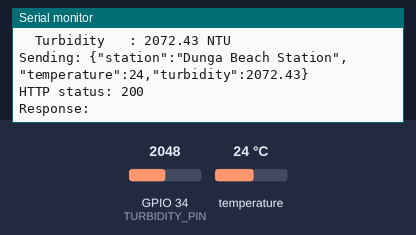
A sketch run on a simulated ESP32. Shown: the last lines printed to the serial monitor. The test bench sets the inputs (shaded band); at power-on: temperature 24 °C, GPIO 34 (TURBIDITY_PIN) = 2048 (analog values on the 0–4095 scale). WiFi joins after 1.5 s; servers stay silent unless stated; uploads are accepted with an empty reply.

Above: at 13.7 s.
13.8 s: temperature set to 12 °C
15.3 s: GPIO 34 (TURBIDITY_PIN) set to 2866
At 16.59 s:
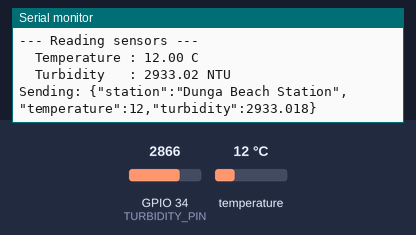
16.8 s: temperature set to 19 °C
At 17.8 s:
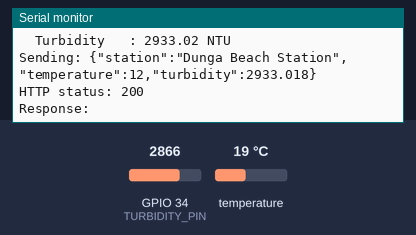
18.3 s: GPIO 34 (TURBIDITY_PIN) set to 3603
At 20.5 s:
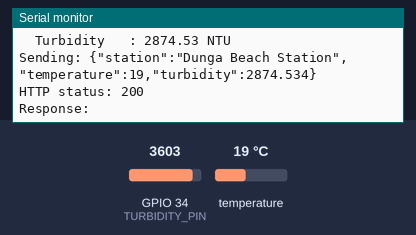
Timing chart, 0 to 20.8 s (numbered marks = the images above; inputs shaded):
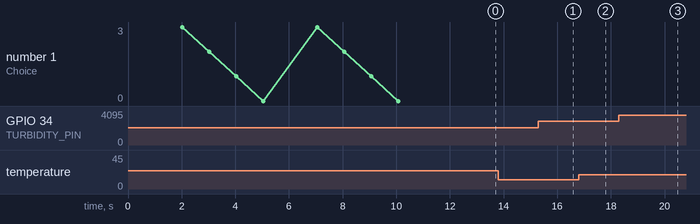

The sketch:

aquawise_station.ino
```cpp
/*
 * Aquawise Station — reads temperature & turbidity, POSTs to Django
 *
 * Board   : ESP32
 * Sensors : DS18B20 temperature (OneWire, pin 4)
 *           Turbidity sensor    (analog, pin 34)
 * Libraries (install via Library Manager):
 *   - ArduinoJson       by Benoit Blanchon
 *   - OneWire           by Paul Stoffregen
 *   - DallasTemperature by Miles Burton
 *
 * Public URL setup (ngrok):
 *   1. Install ngrok: https://ngrok.com/download
 *   2. Run: ngrok http 8000
 *   3. Paste the https://xxxx.ngrok-free.app URL into DEFAULT_SERVER_URL below.
 *   4. Run Django with: python manage.py runserver 0.0.0.0:8000
 *
 * On each boot:
 *   - Press 1 (or wait 5 s) to keep the current server URL.
 *   - Press 2 to paste a new URL via Serial.
 *   - Press 1 (or wait 5 s) to connect to the preset WiFi.
 *   - Press 2 to scan and pick a different network.
 */

#include <WiFi.h>
#include <WiFiClientSecure.h>
#include <HTTPClient.h>
#include <ArduinoJson.h>
#include <OneWire.h>
#include <DallasTemperature.h>

// ── Pin definitions ───────────────────────────────────────────────────────────
#define ONE_WIRE_BUS  4   // DS18B20 data pin
#define TURBIDITY_PIN 34  // Turbidity sensor analog pin

// ── Configuration ─────────────────────────────────────────────────────────────
const char* DEFAULT_WIFI_SSID     = "Javis";
const char* DEFAULT_WIFI_PASSWORD = "777ascii";

// Full public URL — paste your ngrok URL here (keep the /api/ingest/ path)
// Example: "https://abcd-1234.ngrok-free.app/api/ingest/"
const char* DEFAULT_SERVER_URL = "https://unincarnate-adele-inculpably.ngrok-free.dev/api/ingest/";

// Must match a WaterSource name in the database exactly (case-insensitive)
const char* STATION_NAME = "Dunga Beach Station";

#define CHOICE_TIMEOUT_MS 5000
#define READ_INTERVAL_MS  2000  // how often to read sensors and POST
// ──────────────────────────────────────────────────────────────────────────────

WiFiClientSecure  secureClient;
OneWire           oneWire(ONE_WIRE_BUS);
DallasTemperature tempSensor(&oneWire);
String            serverUrl;

// ── Sensor reading ────────────────────────────────────────────────────────────

float readTemperature() {
  tempSensor.requestTemperatures();
  return tempSensor.getTempCByIndex(0);
}

// Convert raw 12-bit ADC value to NTU.
// Formula matches typical SEN0189-style turbidity sensors at 3.3 V.
// Calibrate the constants for your specific sensor if needed.
float readTurbidity() {
  // Average 10 samples to reduce noise
  long sum = 0;
  for (int i = 0; i < 10; i++) {
    sum += analogRead(TURBIDITY_PIN);
    delay(5);
  }
  float voltage = (sum / 10.0 / 4095.0) * 3.3;
  float ntu     = -1120.4 * voltage * voltage + 5742.3 * voltage - 4352.9;
  return max(ntu, 0.0f);
}

// ── Helpers ───────────────────────────────────────────────────────────────────

String readLine() {
  while (!Serial.available()) { delay(10); }
  String s = Serial.readStringUntil('\n');
  s.trim();
  return s;
}

// Wait up to timeoutMs for '1' or '2'. Prints a live countdown.
char promptChoice(unsigned long timeoutMs) {
  unsigned long start   = millis();
  int           lastSec = -1;

  while (millis() - start < timeoutMs) {
    int secsLeft = (timeoutMs - (millis() - start)) / 1000;
    if (secsLeft != lastSec) {
      Serial.print("\r  Choice (");
      Serial.print(secsLeft);
      Serial.print("s)... ");
      lastSec = secsLeft;
    }
    if (Serial.available()) {
      char c = Serial.read();
      while (Serial.available()) Serial.read();
      if (c == '1' || c == '2') { Serial.println(c); return c; }
    }
    delay(50);
  }
  Serial.println("\n  -> Timed out, using default.");
  return 0;
}

// ── URL configuration ─────────────────────────────────────────────────────────

void configureUrl() {
  Serial.println("---- Server URL ----");
  Serial.print("  Current: "); Serial.println(serverUrl);
  Serial.println("  Press 1 to keep  |  Press 2 to enter a new URL");

  if (promptChoice(CHOICE_TIMEOUT_MS) == '2') {
    Serial.print("  Paste new URL: ");
    serverUrl = readLine();
    Serial.print("  URL set to: "); Serial.println(serverUrl);
  } else {
    Serial.println("  Keeping current URL.");
  }
}

// ── WiFi ──────────────────────────────────────────────────────────────────────

int scanAndPrint() {
  Serial.println("\n  Scanning for WiFi networks...");
  int n = WiFi.scanNetworks();
  if (n == 0) { Serial.println("  No networks found."); return 0; }
  for (int i = 0; i < n; i++) {
    Serial.print("    ["); Serial.print(i + 1); Serial.print("] ");
    Serial.print(WiFi.SSID(i));
    Serial.print("  ("); Serial.print(WiFi.RSSI(i)); Serial.print(" dBm)");
    if (WiFi.encryptionType(i) == WIFI_AUTH_OPEN) Serial.print("  [open]");
    Serial.println();
  }
  return n;
}

void pickWifi() {
  int n = scanAndPrint();
  if (n == 0) { delay(5000); n = scanAndPrint(); if (n == 0) return; }

  int choice = 0;
  while (choice < 1 || choice > n) {
    Serial.print("\n  Select network [1-"); Serial.print(n); Serial.print("]: ");
    choice = readLine().toInt();
    if (choice < 1 || choice > n) Serial.println("  Invalid, try again.");
  }
  String ssid = WiFi.SSID(choice - 1);
  Serial.println(ssid);

  Serial.print("  Password (blank if open): ");
  String pw = readLine();

  Serial.print("  Connecting to "); Serial.print(ssid); Serial.print("...");
  WiFi.begin(ssid.c_str(), pw.c_str());
  unsigned long start = millis();
  while (WiFi.status() != WL_CONNECTED && millis() - start < 15000) { delay(500); Serial.print("."); }
  Serial.println(WiFi.status() == WL_CONNECTED ? "\n  Connected!" : "\n  Failed to connect.");
}

void connectToPreset() {
  Serial.print("  Connecting to "); Serial.print(DEFAULT_WIFI_SSID); Serial.print("...");
  WiFi.begin(DEFAULT_WIFI_SSID, DEFAULT_WIFI_PASSWORD);
  unsigned long start = millis();
  while (WiFi.status() != WL_CONNECTED && millis() - start < 10000) { delay(500); Serial.print("."); }
  if (WiFi.status() == WL_CONNECTED) {
    Serial.println("\n  Connected!");
  } else {
    Serial.println("\n  Preset network not reachable.");
    WiFi.disconnect(true); delay(500);
    pickWifi();
  }
}

void configureWifi() {
  Serial.println("---- WiFi ----");
  Serial.print("  Preset SSID: "); Serial.println(DEFAULT_WIFI_SSID);
  Serial.println("  Press 1 to connect to preset  |  Press 2 to choose another network");

  if (promptChoice(CHOICE_TIMEOUT_MS) == '2') {
    WiFi.disconnect(true); delay(500);
    pickWifi();
  } else {
    connectToPreset();
  }
}

// ── Setup ─────────────────────────────────────────────────────────────────────

void setup() {
  Serial.begin(115200);
  delay(1000);

  secureClient.setInsecure();
  serverUrl = String(DEFAULT_SERVER_URL);

  tempSensor.begin();
  analogReadResolution(12);

  Serial.println("\n======= Aquawise Station =======");
  configureUrl();
  Serial.println();
  configureWifi();
  Serial.println("\n================================");
  if (WiFi.status() == WL_CONNECTED) {
    Serial.print("IP address : "); Serial.println(WiFi.localIP());
  }
  Serial.print("Server URL : "); Serial.println(serverUrl);
  Serial.println("================================\n");
}

// ── Loop ──────────────────────────────────────────────────────────────────────

void loop() {
  if (WiFi.status() != WL_CONNECTED) {
    Serial.println("WiFi lost. Reconnecting...");
    WiFi.disconnect(true); delay(500);
    connectToPreset();
    return;
  }

  float temperature = readTemperature();
  float turbidity   = readTurbidity();

  Serial.println("--- Reading sensors ---");
  Serial.print("  Temperature : "); Serial.print(temperature); Serial.println(" C");
  Serial.print("  Turbidity   : "); Serial.print(turbidity);   Serial.println(" NTU");

  StaticJsonDocument<128> doc;
  doc["station"]     = STATION_NAME;
  doc["temperature"] = temperature;
  doc["turbidity"]   = turbidity;

  String payload;
  serializeJson(doc, payload);

  Serial.print("Sending: "); Serial.println(payload);

  HTTPClient http;
  http.begin(secureClient, serverUrl);
  http.addHeader("Content-Type", "application/json");
  http.addHeader("ngrok-skip-browser-warning", "true");

  int httpCode = http.POST(payload);

  if (httpCode > 0) {
    Serial.print("HTTP status: "); Serial.println(httpCode);
    Serial.print("Response:    "); Serial.println(http.getString());
  } else {
    Serial.print("HTTP error:  "); Serial.println(http.errorToString(httpCode));
  }

  http.end();
  Serial.println();

  delay(READ_INTERVAL_MS);
}
```

Measured:
- after the input at 15.3 s, the serial monitor: prints a new line after 1.1 s (image 1)
- after the input at 18.3 s, the serial monitor: prints a new line after 1.2 s (image 3)
